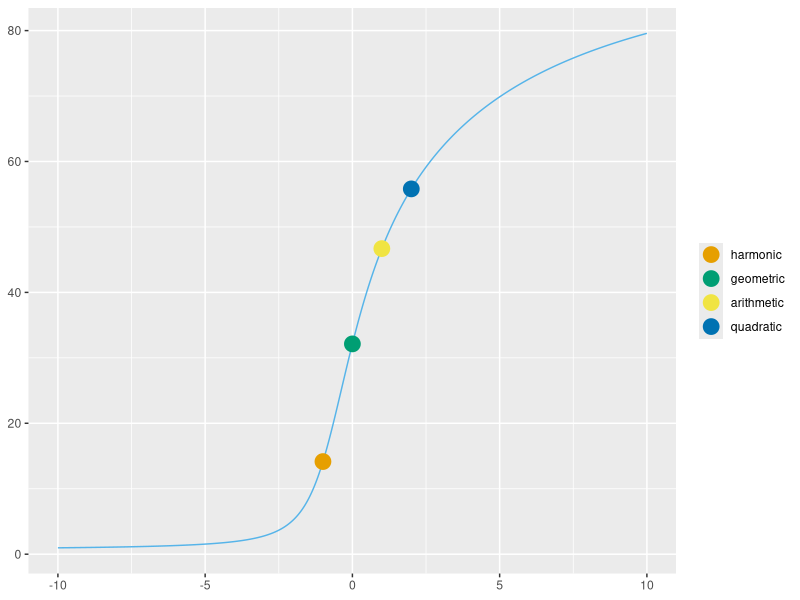
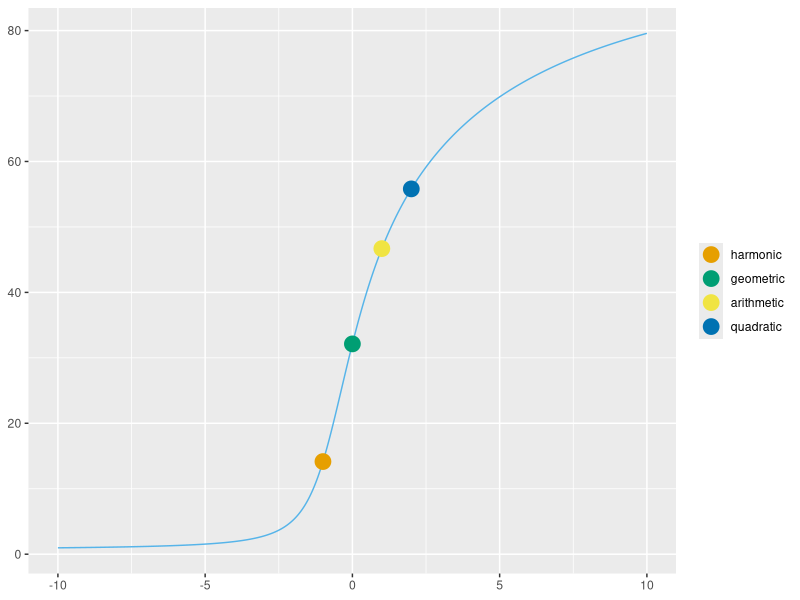

Write R code to recreate these figures, in order.
library(ggplot2)

# set this if you want
max = 100
num_samples = 100

# generate 100 samples from 0 to 100
samples <- max * runif(num_samples)

# my power mean function
powermean <- function(samples, d) {
    if (d == 0) {
        exp(sum(log(samples)) / length(samples))
    } else {
        (sum(samples ^ d) / length(samples)) ^ (1 / d)
    }
}

# x axis goes from -10 to 5 skipping 0
d <- c(seq(-10,-0.01,by=0.01), seq(0.01,10,by=0.01))

# calculate all the power means
y <- sapply(d, function(d) powermean(samples, d))

myPlot <- ggplot() +
    geom_line(aes(x=d, y=y), color="#56B4E9") +
    geom_point(size = 5, aes(x = -1, y = powermean(samples, -1), color = "#E69F00")) +
    geom_point(size = 5, aes(x = -0, y = powermean(samples, 0), color = "#009E73")) +
    geom_point(size = 5, aes(x = 1, y = powermean(samples, 1), color = "#F0E442")) +
    geom_point(size = 5, aes(x = 2, y = powermean(samples, 2), color = "#0072B2")) +
    scale_color_manual(values=c("#E69F00","#009E73","#F0E442","#0072B2"),
                       breaks = c("#E69F00", "#009E73", "#F0E442", "#0072B2"),
                       labels = c("harmonic", "geometric", "arithmetic", "quadratic")) +
    theme(axis.title.x = element_blank()) +
    theme(axis.title.y = element_blank()) +
    theme(legend.title = element_blank())

# ...profit!
plot(myPlot)
ggsave(myPlot, file = "meanmean.png")
